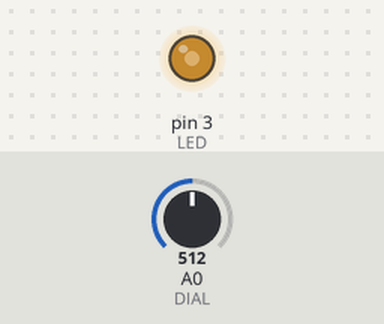
Recording of a sketch running on a simulated Arduino Uno, built with avr-gcc and run on an emulated ATmega328P. Parts: output pins drawn as LEDs (lit = HIGH). The test bench sets the inputs (shaded band); at power-on: A0 (DIAL) = 512.

Above: at 1.2 s.
1.3 s: A0 (DIAL) set to 716
At 1.9 s:
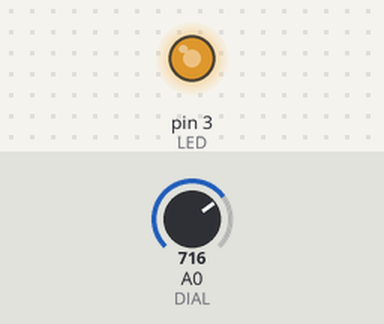
2.8 s: A0 (DIAL) set to 900
At 3.3 s:
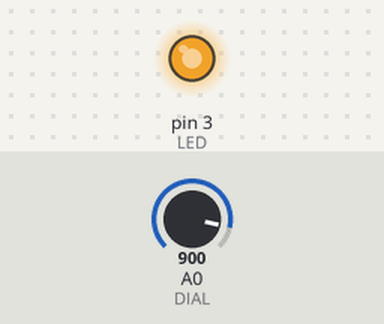
4.3 s: A0 (DIAL) set to 122
At 4.6 s:
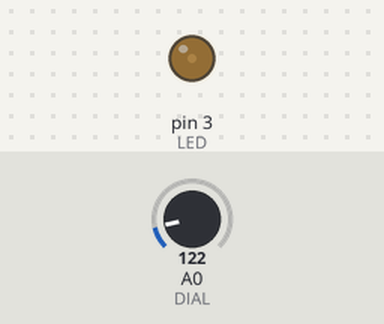
5.8 s: A0 (DIAL) set to 0
At 7.0 s:
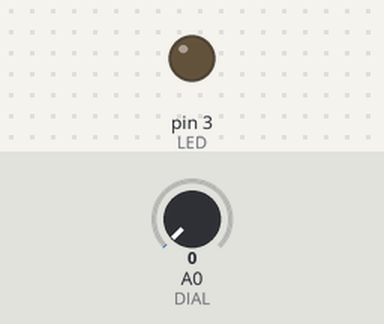
7.3 s: A0 (DIAL) set to 511
At 8.5 s:
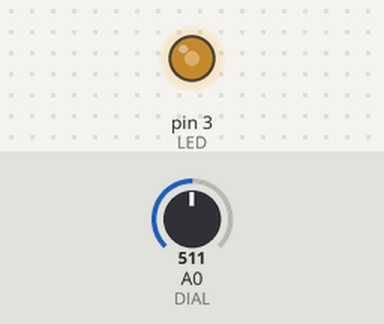
Timing chart, 0 to 9.8 s (numbered marks = the images above; inputs shaded):
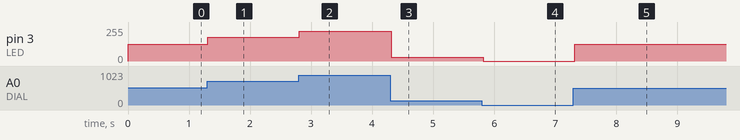

The sketch:

potentiometer.ino
```cpp
int DIAL = A0;
int LED = 3;

void setup() {
	Serial.begin(9600);

	pinMode(DIAL, INPUT);
	pinMode(LED, OUTPUT);
}

void loop() {

	int dial = analogRead(DIAL);

	float fraction = dial/1023.00;
	// Serial.println(dial);

	// analogWrite(LED, 255);
	analogWrite(LED, 255*fraction);

	delay(50);
}
```

Measured:
- after the input at 1.3 s, pin 3 (LED): 127/255 → 178/255 at once
- after the input at 2.8 s, pin 3 (LED): 178/255 → 224/255 at once
- after the input at 4.3 s, pin 3 (LED): 224/255 → 30/255 at once
- after the input at 5.8 s, pin 3 (LED): 30/255 → 0/255 at once
- after the input at 7.3 s, pin 3 (LED): 0/255 → 127/255 at once
